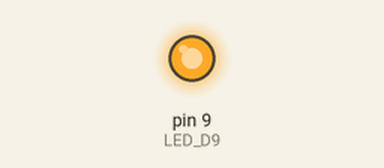
A sketch run on a simulated Arduino Uno, built with avr-gcc and run on an emulated ATmega328P. Shown: output pins drawn as LEDs (lit = HIGH).

Above: at 0.05 s.
At 1.05 s:
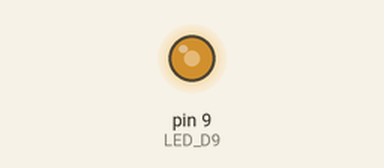
At 2.1 s:
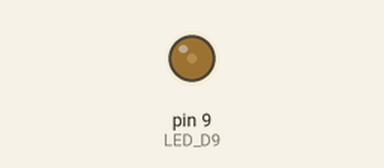
At 4.6 s:
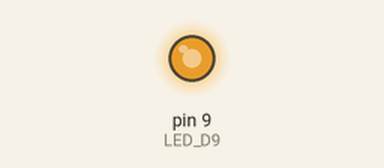
Timing chart, 0 to 6.7 s (numbered marks = the images above):
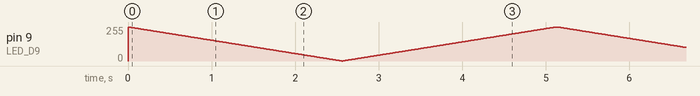

The sketch:

PWM.ino
```cpp
/*
 PWMを使う

 3・5・6・9・10・11番(~が書かれていないやつ)
 pinMode()は必要ない

  */
#define UInt8 short

#define LED_D3 3
#define LED_D4 4
#define LED_D7 7
#define LED_D9 9
#define LED_D10 10
#define LED_D11 11
#define LED_A5 A5

#define PWM_OFFSET 255
#define OFFSET_READ 0
#define OFFSET_GREAN 0
#define OFFSET_BLUE 0

UInt8 WAIT_TIME = 10; // 待ち時間を指定
UInt8 STEP = 1;       // デューティー比の変化(ステップ数)
UInt8 DutyBlue;

UInt8 Duty = 0;

void setup()
{
}

void loop()
{
    DutyBlue = abs((Duty + OFFSET_BLUE) % 512 - PWM_OFFSET);

    analogWrite(LED_D9, DutyBlue);
    delay(WAIT_TIME);

    Duty = Duty + STEP;
}
```
